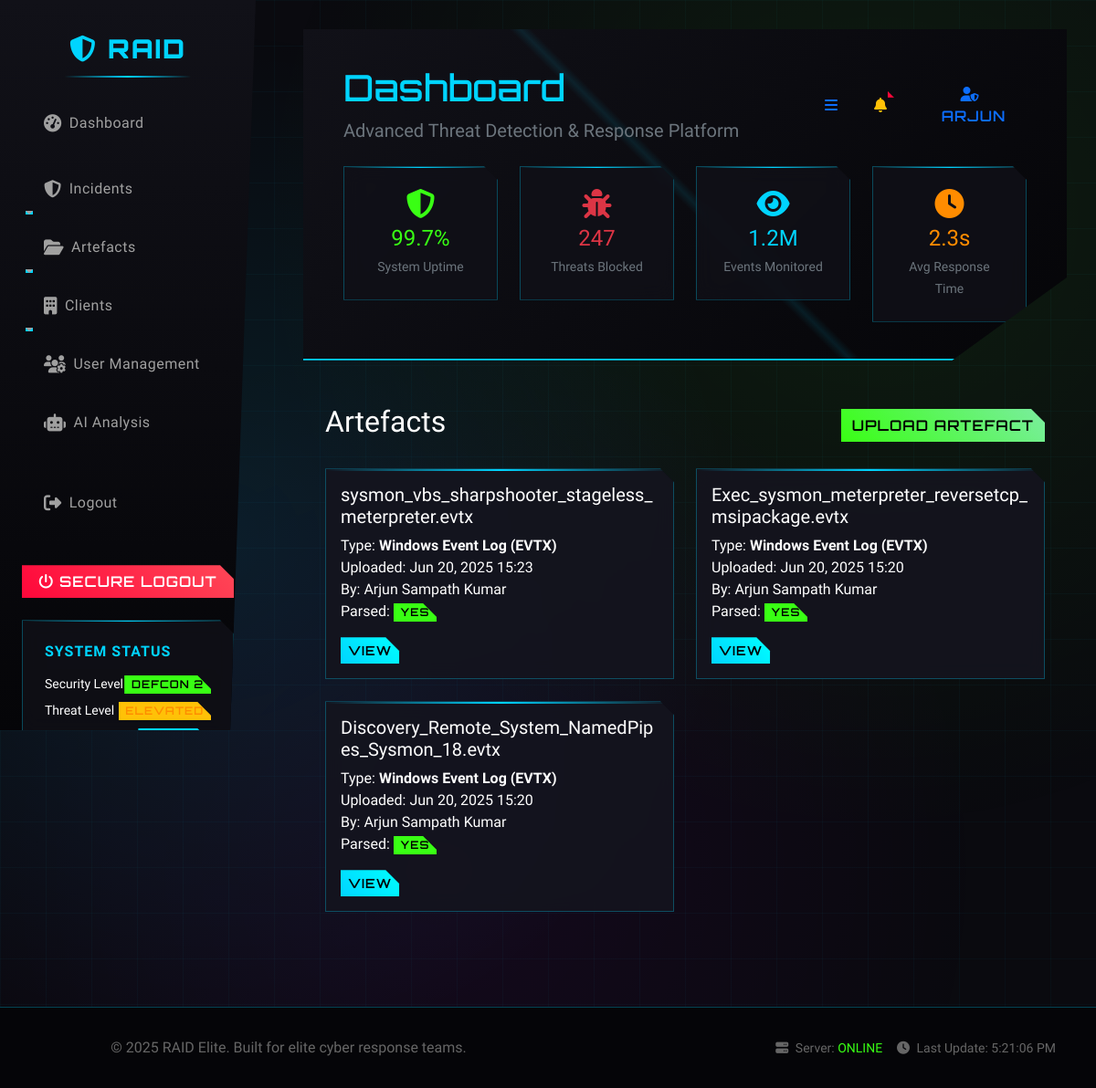
/artefacts/ (signed in), run on the app's committed database.
### core/models.py (models this page shows, shortened)
class Artefact(models.Model):
    ARTEFACT_TYPES = [
        ('evtx', 'Windows Event Log (EVTX)'),
        ('pcap', 'Packet Capture (PCAP)'),
        ('sysmon', 'Sysmon Logs'),
        ('firewall', 'Firewall Logs'),
        ('other', 'Other'),
    ]
    id = models.UUIDField(primary_key=True, default=uuid.uuid4, editable=False)
    incident = models.ForeignKey("Incident", on_delete=models.CASCADE, related_name="artefacts")
    uploaded_by = models.ForeignKey(User, on_delete=models.SET_NULL, null=True, related_name="uploaded_artefacts")
    assigned_to = models.ForeignKey(User, on_delete=models.SET_NULL, null=True, blank=True, related_name="working_artefacts")
    name = models.CharField(max_length=255)
    artefact_type = models.CharField(max_length=20, choices=ARTEFACT_TYPES, default='other')
    file = models.FileField(upload_to='artefacts/')
    uploaded_at = models.DateTimeField(auto_now_add=True)
    parsed = models.BooleanField(default=False)

### core/views.py (the view)
# urls.py: path('artefacts/', views.ArtefactListView.as_view(), name='artefact_list'),
class ArtefactListView(LoginRequiredMixin, ListView):
    model = Artefact
    template_name = "core/artefacts/artefact_list.html"
    context_object_name = "artefacts"
    ordering = ['-uploaded_at']

### templates/core/artefacts/artefact_list.html (shortened to what this page needs)
{% extends 'base.html' %}
{% block content %}
<div class="container-fluid py-4">
    <div class="d-flex justify-content-between align-items-center mb-4">
        <h2>Artefacts</h2>
        <a href="{% url 'core:artefact_create' %}" class="btn btn-success">Upload Artefact</a>
    </div>
    {% if artefacts %}
        <div class="row row-cols-1 row-cols-md-2 g-4">
        {% for artefact in artefacts %}
            <div class="col">
                <div class="card shadow-sm border-info h-100">
                    <div class="card-body">
                        <h5 class="card-title">{{ artefact.name }}</h5>
                        <p class="card-text">
                            Type: <strong>{{ artefact.get_artefact_type_display }}</strong><br>
                            Uploaded: {{ artefact.uploaded_at|date:"M d, Y H:i" }}<br>
                            By: {{ artefact.uploaded_by.get_full_name|default:artefact.uploaded_by.username }}<br>
                            Parsed: <span class="badge {% if artefact.parsed %}bg-success{% else %}bg-warning text-dark{% endif %}">
                                {{ artefact.parsed|yesno:"Yes,No" }}
                            </span>
                        </p>
                        <a href="{% url 'core:artefact_detail' artefact.pk %}" class="btn btn-primary btn-sm">View</a>
                    </div>
                </div>
            </div>
        {% endfor %}
        </div>
    {% else %}
        <div class="alert alert-info">No artefacts uploaded yet.</div>
    {% endif %}
</div>
{% endblock %}

### templates/base.html (shortened to what this page needs)
{% load static %}
<!DOCTYPE html>
<html lang="en">
<head>
    <link href="https://cdn.jsdelivr.net/npm/bootstrap@5.3.3/dist/css/bootstrap.min.css" rel="stylesheet">
    <link rel="stylesheet" href="https://cdnjs.cloudflare.com/ajax/libs/font-awesome/6.5.0/css/all.min.css"/>
    <link href="https://cdnjs.cloudflare.com/ajax/libs/animate.css/4.1.1/animate.min.css" rel="stylesheet">
    <link href="https://cdnjs.cloudflare.com/ajax/libs/aos/2.3.4/aos.css" rel="stylesheet">
    <link rel="stylesheet" href="{% static 'styles/theme.css' %}">
</head>
<body>
    <nav class="cyber-sidebar" id="cyberSidebar">
        <div class="cyber-brand animate__animated animate__fadeInDown">
            <i class="fas fa-shield-alt"></i>
            RAID
        </div>
        <ul class="nav flex-column sidebar-nav">
    <li class="nav-item mb-3">
        <a class="nav-link d-flex align-items-center" href="{% url 'core:dashboard' %}">
            <i class="fa fa-tachometer-alt me-2"></i> Dashboard
        </a>
    </li>
    {% if user.userprofile.role in 'incident_manager incident_responder lead_responder' %}
    <li class="nav-item dropdown mb-2">
        <a class="nav-link dropdown-toggle d-flex align-items-center" href="#" data-bs-toggle="dropdown">
            <i class="fa fa-shield-alt me-2"></i> Incidents
        </a>
    </li>
    <li class="nav-item dropdown mb-2">
        <a class="nav-link dropdown-toggle d-flex align-items-center" href="#" data-bs-toggle="dropdown">
            <i class="fa fa-folder-open me-2"></i> Artefacts
        </a>
    </li>
    {% endif %}
    <li class="nav-item dropdown mb-2">
        <a class="nav-link dropdown-toggle d-flex align-items-center" href="#" data-bs-toggle="dropdown">
            <i class="fa fa-building me-2"></i> Clients
        </a>
    </li>
    {% if user.userprofile.role in 'incident_manager lead_responder' %}
    <li class="nav-item mb-2">
        <a class="nav-link d-flex align-items-center" href="{% url 'core:profile_list' %}">
            <i class="fa fa-users-cog me-2"></i> User Management
        </a>
    </li>
    {% endif %}
    <li class="nav-item mb-2">
        <a class="nav-link d-flex align-items-center" href="#">
            <i class="fa fa-robot me-2"></i> AI Analysis
        </a>
    </li>
    <li class="nav-item mt-4">
        <a class="nav-link text-danger d-flex align-items-center" href="{% url 'logout' %}">
            <i class="fa fa-sign-out-alt me-2"></i> Logout
        </a>
    </li>
</ul>
        <div class="sidebar-footer mt-auto">
            <a href="logout" class="btn btn-danger w-100 animate__animated animate__fadeInUp" data-aos="fade-up" data-aos-delay="800">
                <i class="fas fa-power-off"></i>
                <span>Secure Logout</span>
            </a>
        </div>
        <div class="cyber-panel mt-4" data-aos="fade-up" data-aos-delay="900">
            <h6 class="cyber-text text-neon-blue mb-3">System Status</h6>
            <div class="d-flex justify-content-between align-items-center mb-2">
                <span class="small">Security Level</span>
                <span class="badge bg-success status-online">DEFCON 2</span>
            </div>
            <div class="d-flex justify-content-between align-items-center mb-2">
                <span class="small">Threat Level</span>
                <span class="badge bg-warning status-warning">ELEVATED</span>
            </div>
            <div class="d-flex justify-content-between align-items-center">
                <span class="small">Network</span>
                <span class="badge bg-primary status-online">SECURE</span>
            </div>
        </div>
    </nav>
    <div class="main-content" id="mainContent">
        <header class="cyber-header animate__animated animate__fadeInDown">
            <div class="container-fluid">
                <div class="row align-items-center">
                    <div class="col-md-8">
                        <h1 class="cyber-font text-neon-blue mb-2" data-text="Dashboard">
                            Dashboard
                        </h1>
                        <p class="lead text-secondary mb-0">
                            Advanced Threat Detection & Response Platform
                        </p>
                    </div>
                    <div class="col-md-4 text-end">
                        <div class="d-flex justify-content-end align-items-center gap-3">
                            <button class="btn btn-outline-primary" id="sidebarToggle" data-aos="zoom-in">
                                <i class="fas fa-bars"></i>
                            </button>
                            <div class="dropdown" data-aos="zoom-in" data-aos-delay="100">
                                <button class="btn btn-outline-warning position-relative" data-bs-toggle="dropdown">
                                    <i class="fas fa-bell"></i>
                                    <span class="position-absolute top-0 start-100 translate-middle badge rounded-pill bg-danger">
                                    </span>
                                </button>
                            </div>
                            {% if user.is_authenticated %}
                            <div class="dropdown" data-aos="zoom-in" data-aos-delay="200">
                                <button class="btn btn-outline-primary" data-bs-toggle="dropdown">
                                    <i class="fas fa-user-shield"></i>
                                    <span class="ms-2">{{ user.username|default:"Operator" }}</span>
                                </button>
                            </div>
                            {% else %}
                            <a href="login" class="btn btn-primary" data-aos="zoom-in" data-aos-delay="200">
                                <i class="fas fa-sign-in-alt me-2"></i>Login
                            </a>
                            {% endif %}
                        </div>
                    </div>
                </div>
                <div class="row mt-4">
                    <div class="col-md-3" data-aos="fade-up" data-aos-delay="300">
                        <div class="cyber-panel text-center">
                            <i class="fas fa-shield-alt text-neon-green fs-2 mb-2"></i>
                            <h4 class="text-neon-green mb-1">99.7%</h4>
                            <small class="text-secondary">System Uptime</small>
                        </div>
                    </div>
                    <div class="col-md-3" data-aos="fade-up" data-aos-delay="400">
                        <div class="cyber-panel text-center">
                            <i class="fas fa-bug text-danger fs-2 mb-2"></i>
                            <h4 class="text-danger mb-1">247</h4>
                            <small class="text-secondary">Threats Blocked</small>
                        </div>
                    </div>
                    <div class="col-md-3" data-aos="fade-up" data-aos-delay="500">
                        <div class="cyber-panel text-center">
                            <i class="fas fa-eye text-neon-blue fs-2 mb-2"></i>
                            <h4 class="text-neon-blue mb-1">1.2M</h4>
                            <small class="text-secondary">Events Monitored</small>
                        </div>
                    </div>
                    <div class="col-md-3" data-aos="fade-up" data-aos-delay="600">
                        <div class="cyber-panel text-center">
                            <i class="fas fa-clock text-neon-orange fs-2 mb-2"></i>
                            <h4 class="text-neon-orange mb-1">2.3s</h4>
                            <small class="text-secondary">Avg Response Time</small>
                        </div>
                    </div>
                </div>
            </div>
        </header>
        <div class="container-fluid mt-4">
            {% block content %}{% endblock content %}
        </div>
    </div>
    <footer class="cyber-footer">
        <div class="container-fluid">
            <div class="row align-items-center">
                <div class="col-md-6">
                    <p class="mb-0">
                        &copy; {% now "Y" %} RAID Elite. Built for elite cyber response teams.
                    </p>
                </div>
                <div class="col-md-6 text-end">
                    <div class="d-flex justify-content-end gap-3">
                        <span class="small">
                            <i class="fas fa-server me-1"></i>
                            Server: <span class="text-neon-green">ONLINE</span>
                        </span>
                        <span class="small">
                            <i class="fas fa-clock me-1"></i>
                            Last Update: <span id="lastUpdate">{% now "H:i:s" %}</span>
                        </span>
                    </div>
                </div>
            </div>
        </div>
    </footer>
</body>
</html>

### data on the page
Artefact: name "sysmon_vbs_sharpshooter_stageless_meterpreter.evtx", artefact_type "Windows Event Log (EVTX)", uploaded_at "Jun 20, 2025 15:23", uploaded_by.get_full_name "Arjun Sampath Kumar", parsed "YES"
Artefact: name "Exec_sysmon_meterpreter_reversetcp_msipackage.evtx", artefact_type "Windows Event Log (EVTX)", uploaded_at "Jun 20, 2025 15:20", uploaded_by.get_full_name "Arjun Sampath Kumar", parsed "YES"
Artefact: name "Discovery_Remote_System_NamedPipes_Sysmon_18.evtx", artefact_type "Windows Event Log (EVTX)", uploaded_at "Jun 20, 2025 15:20", uploaded_by.get_full_name "Arjun Sampath Kumar", parsed "YES"

### other printed values
{{ user.username|default:"Operator" }} "ARJUN"
